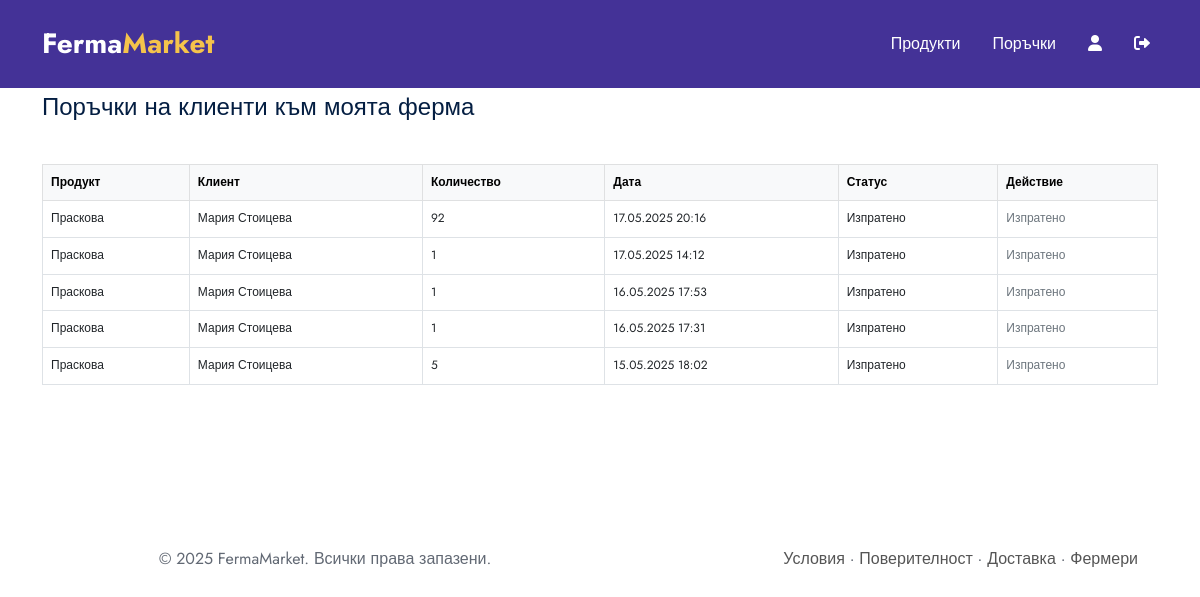
/farmer/orders/ (signed in), run on the app's committed database.
### fermamarket/orders/models.py (models this page shows, shortened)
class OrderItem(models.Model):
    STATUS_CHOICES = [
        ('Pending', 'Очаква се'),
        ('Sent', 'Изпратено'),
    ]
    order = models.ForeignKey('Order', on_delete=models.CASCADE, related_name='items')
    product = models.ForeignKey('farmers.Product', on_delete=models.CASCADE)
    quantity = models.PositiveIntegerField()
    price = models.DecimalField(max_digits=10, decimal_places=2)
    farmer = models.ForeignKey('farmers.FarmerProfile', on_delete=models.CASCADE)
    status = models.CharField(max_length=10, choices=STATUS_CHOICES, default='Pending')

class Order(models.Model):
    STATUS_CHOICES = [
        ('pending', 'Изчаква се'),
        ('sent', 'Изпратена'),
        ('completed', 'Завършена'),
    ]
    client = models.ForeignKey(ClientProfile, on_delete=models.CASCADE)
    created_at = models.DateTimeField(auto_now_add=True)
    status = models.CharField(max_length=20, choices=STATUS_CHOICES, default='pending')
    total_price = models.DecimalField(max_digits=10, decimal_places=2)

### fermamarket/farmers/models.py (models this page shows, shortened)
class Product(models.Model):
    farmer = models.ForeignKey(FarmerProfile, on_delete=models.CASCADE, related_name='products')
    category = models.ForeignKey(Category, on_delete=models.SET_NULL, null=True, blank=True, related_name='products')
    title = models.CharField(max_length=255)
    description = models.TextField()
    price = models.DecimalField(max_digits=8, decimal_places=2)
    quantity = models.PositiveIntegerField()
    image = models.ImageField(upload_to='product_images/', blank=True, null=True)
    created_at = models.DateTimeField(default=timezone.now)
    weight = models.DecimalField(
        max_digits=6,
        decimal_places=2,
        null=True, blank=True,
        help_text="Тегло или количество (напр. в кг)"
    )
    weight_unit = models.CharField(
        max_length=10,
        choices=[('kg', 'кг'), ('g', 'гр'), ('l', 'литра'), ('pcs', 'брой')],
        default='kg',
        help_text="Мярка за тегло/обем"
    )

### fermamarket/clients/models.py (models this page shows, shortened)
class ClientProfile(models.Model):
    user = models.OneToOneField(CustomUser, on_delete=models.CASCADE)
    full_name = models.CharField(max_length=255)
    address = models.TextField()
    phone = models.CharField(max_length=20)

### fermamarket/farmers/views.py (the view)
# urls.py: path('orders/', farmer_orders, name='farmer_orders'),
@login_required
@permission_required('orders.view_orderitem', raise_exception=True)
def farmer_orders(request):
    farmer = FarmerProfile.objects.get(user=request.user)
    order_items = OrderItem.objects.filter(farmer=farmer).select_related('order', 'product').order_by('-order__created_at')
    return render(request, 'farmers/farmer_orders.html', {'order_items': order_items})

### templates/farmers/farmer_orders.html (shortened to what this page needs)
{% extends 'base.html' %}
{% block content %}
<section class="pt60 pb60">
  <div class="container">
    <h3 class="mb40">Поръчки на клиенти към моята ферма</h3>
    {% if order_items %}
    <div class="table-responsive">
      <table class="table table-bordered align-middle">
        <thead class="table-light">
          <tr>
            <th>Продукт</th>
            <th>Клиент</th>
            <th>Количество</th>
            <th>Дата</th>
            <th>Статус</th>
            <th>Действие</th>
          </tr>
        </thead>
        <tbody>
          {% for item in order_items %}
          <tr>
            <td>{{ item.product.title }}</td>
            <td>{{ item.order.client.full_name }}</td>
            <td>{{ item.quantity }}</td>
            <td>{{ item.order.created_at|date:"d.m.Y H:i" }}</td>
            <td>{{ item.get_status_display }}</td>
            <td>
              {% if item.status != "Sent" %}
              <form method="post" action="{% url 'mark_as_sent' item.id %}">
                {% csrf_token %}
                <button type="submit" class="btn btn-sm btn-success">Маркирай като изпратено</button>
              </form>
              {% else %}
              <span class="text-muted">Изпратено</span>
              {% endif %}
            </td>
          </tr>
          {% endfor %}
        </tbody>
      </table>
    </div>
    {% else %}
      <p>Все още няма поръчки към вашите продукти.</p>
    {% endif %}
  </div>
</section>
{% endblock %}

### data on the page
OrderItem: product "Праскова", order.client.full_name "Мария Стоицева", quantity "92", order.created_at "17.05.2025 20:16", status "Изпратено"
OrderItem: product "Праскова", order.client.full_name "Мария Стоицева", quantity "1", order.created_at "17.05.2025 14:12", status "Изпратено"
OrderItem: product "Праскова", order.client.full_name "Мария Стоицева", quantity "1", order.created_at "16.05.2025 17:53", status "Изпратено"
OrderItem: product "Праскова", order.client.full_name "Мария Стоицева", quantity "1", order.created_at "16.05.2025 17:31", status "Изпратено"
OrderItem: product "Праскова", order.client.full_name "Мария Стоицева", quantity "5", order.created_at "15.05.2025 18:02", status "Изпратено"
